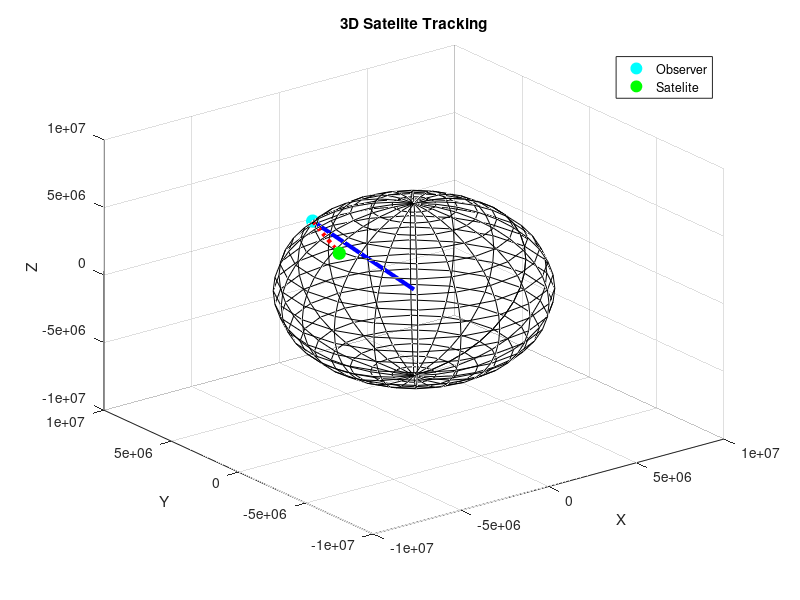

The MATLAB script that drew this image:
% Joshua Ferrigno
% Department of Mechanical and Aerospace Engineering - UT Arlington

%------------------------------------------
%Find your x,y,z coordinates --->
%http://www.oc.nps.edu/oc2902w/coord/llhxyz.htm
%--------------------------------------------------------------------------
%Find the ISS x,y,z coordinates --->
%https://spaceflight.nasa.gov/realdata/sightings/SSapplications/Post/JavaSSOP/orbit/ISS/SVPOST.html
%Make sure to use the vector time corresponding to the correct epoch, and
%use the M50 Cartesian coordinates IN METERS
%--------------------------------------------------------------------------
%This code uses Mesa, AZ as the observer location
%And the ISS coordinates for 12:00:00 GMT 12/23/18 
%--------------------------------------------------------------------------

clear all;close all;clc

%initlize earth
rad=6.371e6;
%initilize observer
% xo=1000*input('Enter the observer x coordinates in km - ');
% yo=1000*input('Enter the observer y coordinates in km - ');
% zo=1000*input('Enter the observer z coordinates in km - ');
xo=-1981.952*1000;
yo=4947.342*1000;
zo=3492.696*1000;
axis square
%initilize satelite
sat=[-4820178.16 -725722.76 4710902.23];
%initilize satelite velocity
avsat=pi/12.5; %angular velcocity in rad/s
%graph
    %sphere
[x,y,z]=sphere;
surf(rad*x,rad*y,rad*z,'facecolor','none')
xlabel('X')
ylabel('Y')
zlabel('Z')
title('3D Satelite Tracking')
    %observer 
hold on
LP(1)=plot3(xo,yo,zo,'o','MarkerSize',9,'MarkerEdgeColor','c','MarkerFaceColor','c'); %observer coords
LS{1}='Observer';
plot3([0 xo],[0 yo],[0 zo],'b','Linewidth',3) %vector from inertial ref to observer
    %satelite
LP(2)=plot3(sat(1),sat(2),sat(3),'o','MarkerSize',9,'MarkerEdgeColor','g','MarkerFaceColor','g'); %satelite coords
LS{2}='Satelite';
plot3([xo sat(1)],[yo sat(2)],[zo sat(3)],':r','Linewidth',3) %vector from observer to satelite
hold off
legend(LP,LS)
%output satement
fprintf('The vector from the observer to the ISS =\nx = %.2f\ny = %.2f\nz = %.2f\n',sat(1)-xo,sat(2)-yo,sat(3)-zo);
vector=[sat(1)-xo sat(2)-yo sat(3)-zo];
vector=vector/norm(vector)



